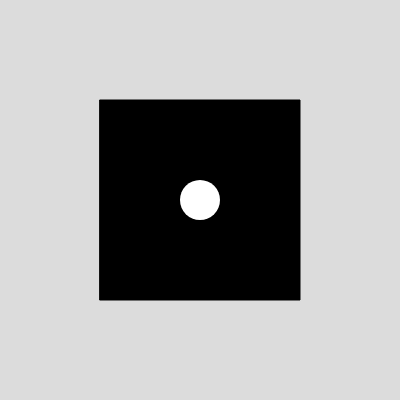
Frame 1 (no input)
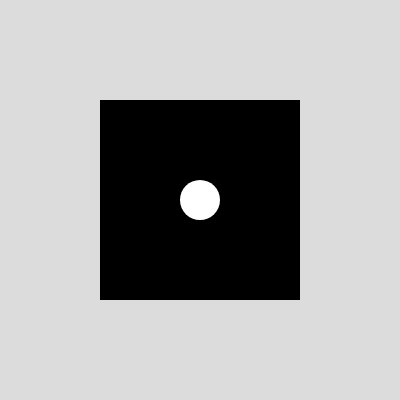
Frame 60 (no input)
Frame 120 (the mouse pressed at the canvas centre since frame 60): identical to frame 60, image omitted

The p5.js sketch that drew these frames (run headless with seeded random() and noise() and a simulated clock; from frame 60 on, the mouse is pressed at the canvas centre):

// p5.js sketch
// ── sketch.js
let ogen = 1;
let stip = 40;

function setup() {
  createCanvas(400, 400);
  rectMode(CENTER);
  textAlign(CENTER);
}



function draw() {
  background(220);
fill("black")
rect(200, 200, 200, 200);

if (ogen == 1){
  noStroke(0);
  fill("white");
  circle(200, 200, stip);
}
}
